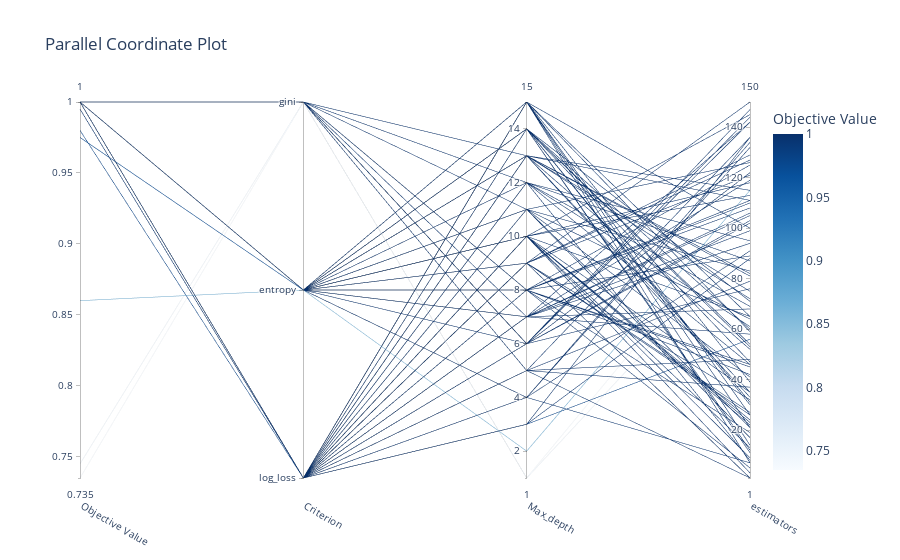

The notebook cell this image was saved under:
### Code cell
optuna.visualization.plot_parallel_coordinate(studyRF)

### Figure 1 — Plotly figure (JSON) as saved in the notebook; plotly's stock layout.template omitted (floating-point values rounded to 4 significant figures)
{"data": [{"dimensions": [{"label": "Objective Value", "range": [0.735, 1], "values": [1, 1, 1, 1, 1, 1, 1, 1, 1, 1, 0.745, 1, 0.995, 1, 1, 1, 1, 0.995, 1, 1, 1, 1, 1, 1, 1, 0.86, 1, 1, 1, 1, 1, 1, 1, 1, 0.975, 1, 1, 1, 1, 1, 1, 1, 1, 1, 1, 1, 1, 1, 1, 1, 1, 1, 1, 1, 1, 1, 1, 1, 1, 1, 1, 1, 1, 1, 1, 1, 1, 1, 1, 1, 1, 1, 1, 1, 1, 1, 1, 0.735, 1, 1, 1, 1, 1, 1, 1, 1, 1, 1, 1, 1, 1, 1, 1, 1, 1, 1, 1, 1, 1, 0.98]}, {"label": "Criterion", "range": [0, 2], "ticktext": ["log_loss", "entropy", "gini"], "tickvals": [0, 1, 2], "values": [0, 1, 0, 0, 1, 0, 1, 2, 1, 0, 2, 1, 0, 1, 2, 0, 1, 0, 1, 2, 0, 0, 0, 0, 0, 1, 0, 0, 2, 1, 0, 0, 0, 0, 1, 0, 1, 0, 2, 0, 1, 1, 1, 1, 1, 1, 2, 0, 1, 0, 0, 0, 0, 0, 0, 2, 0, 1, 0, 1, 0, 1, 1, 1, 1, 0, 2, 0, 1, 0, 1, 2, 2, 2, 2, 0, 1, 2, 0, 1, 0, 1, 1, 1, 1, 0, 1, 0, 2, 1, 0, 0, 0, 0, 0, 0, 1, 0, 1, 0]}, {"label": "Max_depth", "range": [1, 15], "values": [8, 9, 6, 15, 10, 13, 13, 6, 14, 10, 1, 8, 4, 10, 8, 5, 11, 3, 7, 12, 9, 6, 8, 6, 4, 2, 7, 9, 5, 7, 11, 15, 15, 13, 9, 12, 14, 5, 11, 10, 14, 8, 10, 7, 12, 9, 6, 8, 13, 10, 3, 14, 15, 13, 11, 8, 9, 6, 7, 10, 12, 14, 13, 15, 11, 13, 5, 12, 4, 9, 15, 6, 7, 6, 8, 5, 8, 1, 14, 11, 9, 14, 15, 13, 14, 7, 12, 10, 13, 4, 15, 9, 10, 14, 10, 11, 8, 7, 10, 3]}, {"label": "estimators", "range": [1, 150], "values": [111, 1, 122, 21, 65, 82, 35, 144, 60, 24, 96, 110, 7, 145, 46, 1, 126, 88, 106, 61, 129, 122, 108, 76, 134, 115, 94, 150, 48, 99, 17, 14, 26, 33, 1, 69, 47, 136, 83, 118, 12, 42, 22, 58, 8, 32, 103, 89, 72, 113, 136, 54, 65, 81, 41, 5, 127, 102, 119, 23, 95, 31, 52, 39, 17, 111, 79, 87, 132, 27, 7, 147, 142, 142, 125, 37, 19, 108, 11, 64, 121, 71, 59, 75, 53, 68, 46, 3, 115, 91, 100, 26, 13, 30, 35, 21, 45, 105, 9, 56]}], "labelangle": 30, "labelside": "bottom", "line": {"color": [1, 1, 1, 1, 1, 1, 1, 1, 1, 1, 0.745, 1, 0.995, 1, 1, 1, 1, 0.995, 1, 1, 1, 1, 1, 1, 1, 0.86, 1, 1, 1, 1, 1, 1, 1, 1, 0.975, 1, 1, 1, 1, 1, 1, 1, 1, 1, 1, 1, 1, 1, 1, 1, 1, 1, 1, 1, 1, 1, 1, 1, 1, 1, 1, 1, 1, 1, 1, 1, 1, 1, 1, 1, 1, 1, 1, 1, 1, 1, 1, 0.735, 1, 1, 1, 1, 1, 1, 1, 1, 1, 1, 1, 1, 1, 1, 1, 1, 1, 1, 1, 1, 1, 0.98], "colorbar": {"title": {"text": "Objective Value"}}, "colorscale": [[0, "rgb(247,251,255)"], [0.125, "rgb(222,235,247)"], [0.25, "rgb(198,219,239)"], [0.375, "rgb(158,202,225)"], [0.5, "rgb(107,174,214)"], [0.625, "rgb(66,146,198)"], [0.75, "rgb(33,113,181)"], [0.875, "rgb(8,81,156)"], [1, "rgb(8,48,107)"]], "reversescale": false, "showscale": true}, "type": "parcoords"}], "layout": {"title": {"text": "Parallel Coordinate Plot"}}}
